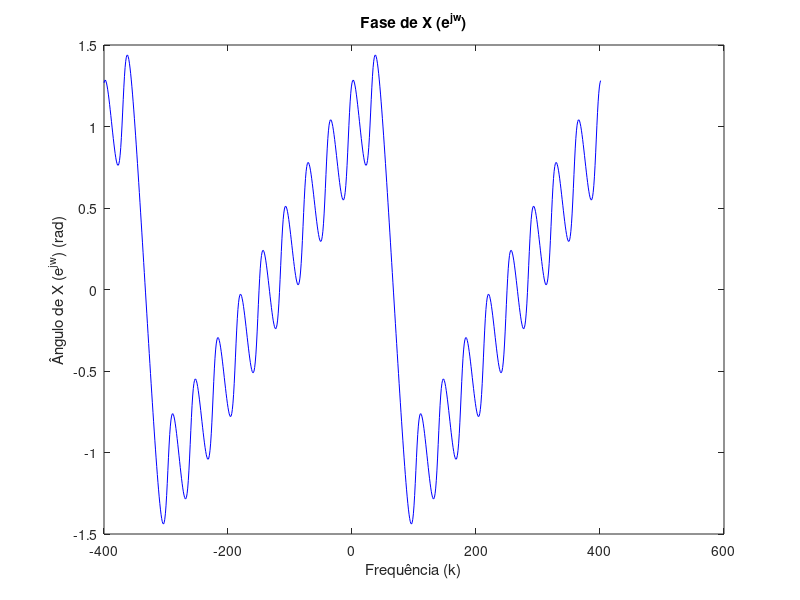

Write the MATLAB code that produced this figure.

% Definindo  os valores de x, n e k
n = 0:10; % vetor de índices
x = (0.9*exp(1j*pi/3)).^n; % sequência de entrada
k = -400:401; %vetor frequência

function X = dtft(x,n,k)
    M = 200;
    X = zeros(size(k)+0j);
    for i = 1:length(k)
        X(i) = sum(x *  exp(-1j * (pi/M) * n' * k(i)));
    end
end
% Chamada da função dtft
X = dtft(x, n, k);

% Plot do grafico de magnitude
plot(k, abs(X), '-r');
xlabel('Frequência (k)');
ylabel('|X (e^j^w)|');
title('Magnitude de X (e^j^w)');

%plot da fase
plot(k, angle(X),'-b')
xlabel('Frequência (k)')
ylabel('Ângulo de X (e^j^w) (rad)');
title('Fase de X (e^j^w)');

